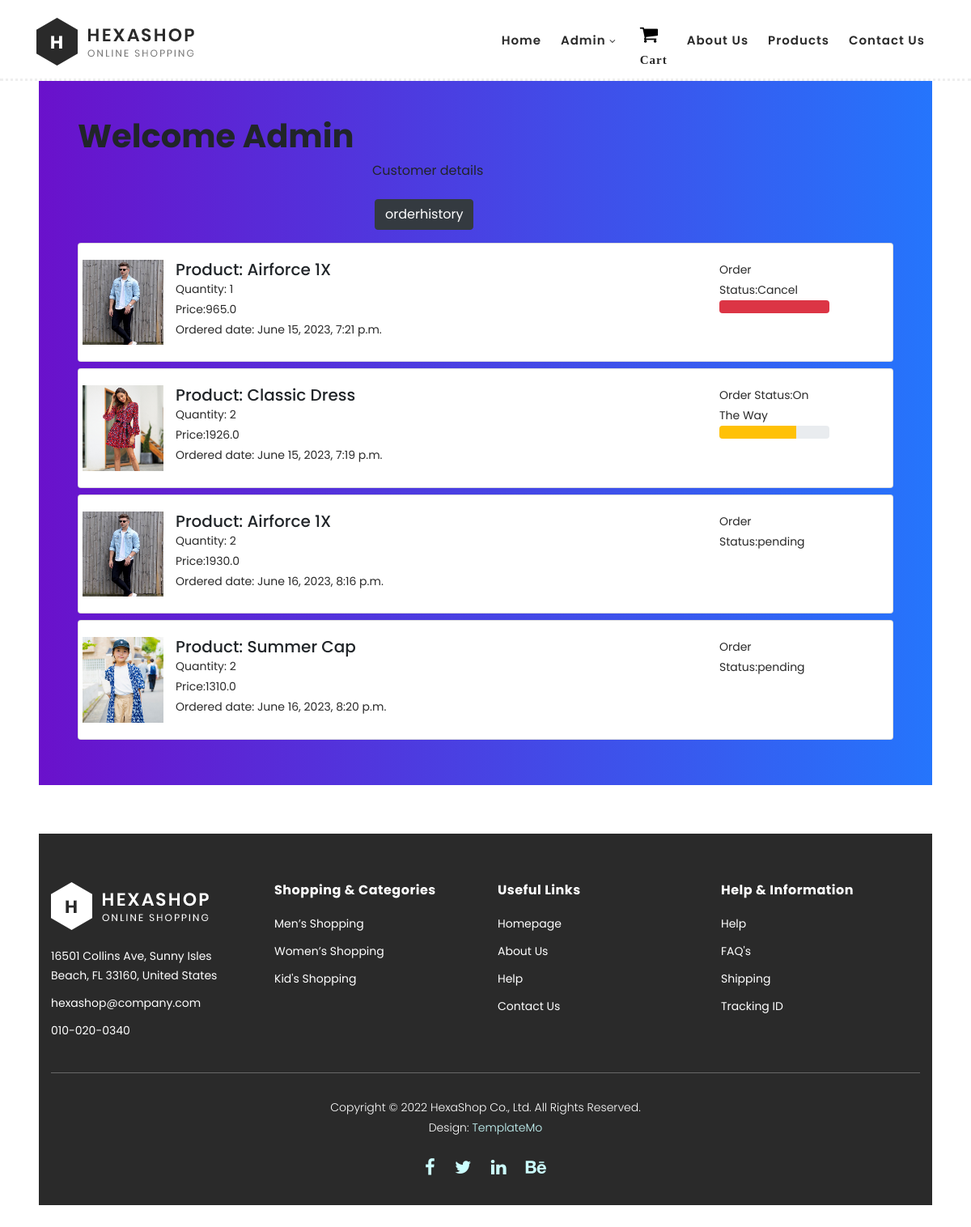
The page /orderhist/ (signed in) on the database as committed earlier.
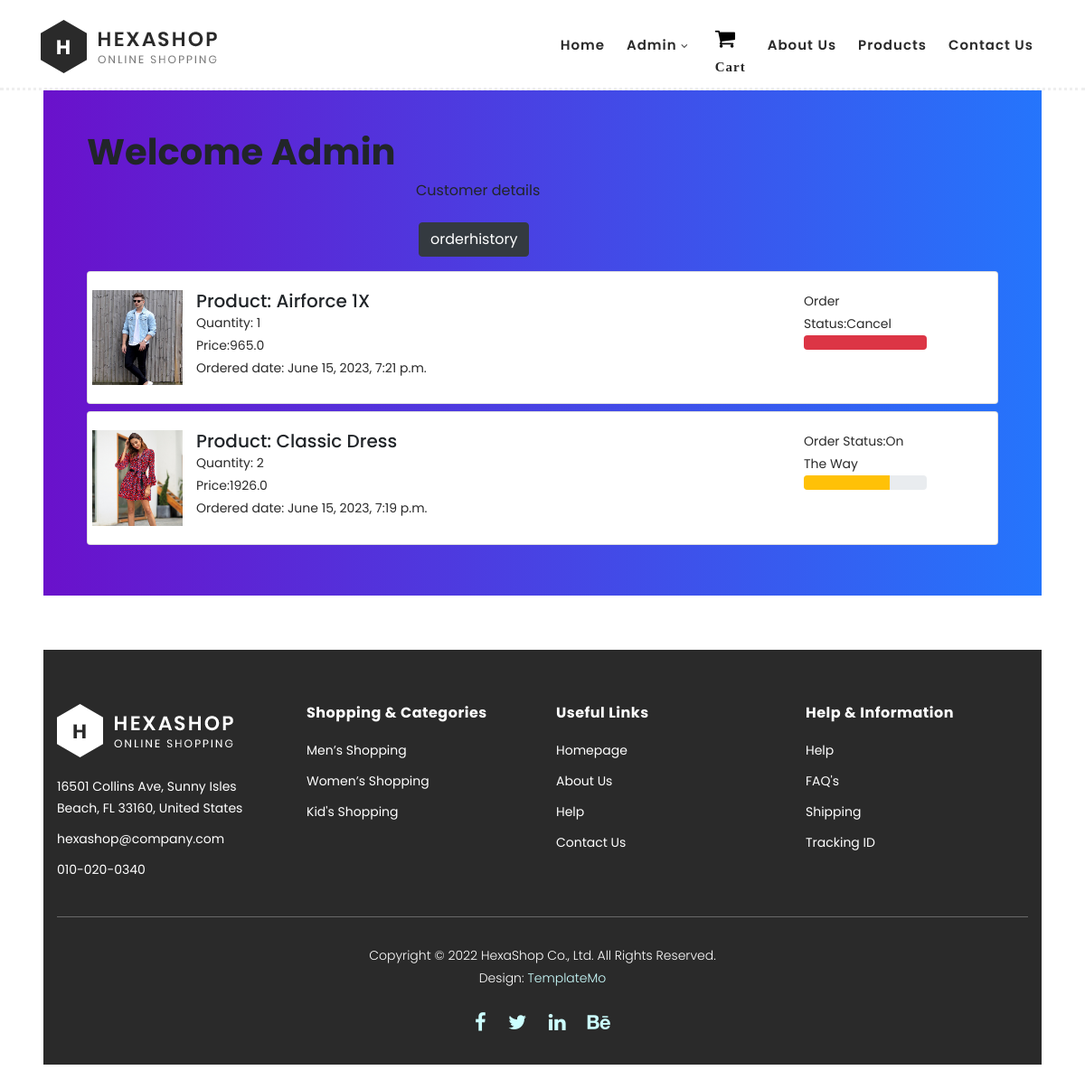
The same page on the database as committed later.
### Cust/models.py (models this page shows, shortened)
class Orderhistory(models.Model):
    STATAUS_CHOICES=(
        ("Accepted","accepted"),
        ("Packed","packed"),
        ("On The Way","on the way"),
        ("Deleivered","delivered"),
        ("Cancel","canceled")
    )
    user=models.ForeignKey(User,on_delete=models.CASCADE)
    customer=models.ForeignKey(Customers,on_delete=models.CASCADE)
    product=models.ForeignKey(Products,on_delete=models.CASCADE)
    quantity=models.PositiveIntegerField(default=1)
    ordered_date=models.DateTimeField(auto_now=True)
    status=models.CharField(choices=STATAUS_CHOICES,max_length=50,default="pending")
    @property
    def total_cost(self):
        return self.quantity *  self.product.discounted_price

class Products(models.Model):
    categories=(
        ("M","Men"),
        ("W","women"),
        ("K","kids"),
        )
    title=models.CharField(max_length=50)
    selling_cost=models.FloatField()
    category=models.CharField(choices=categories,max_length=2)
    colour=models.CharField(max_length=50,default=None,null=True)
    discounted_price=models.FloatField()
    image=models.ImageField(upload_to="productimg")

### My_store/views.py (the view)
# urls.py: path('orderhist/', orderhistory),
@login_required
def orderhistory(request):
    hist=Orderhistory.objects.filter(user=request.user)
    return render(request,"cust/orderhistory.html",{"orderhists":hist,"active":"btn-dark"})

### templates/cust/orderhistory.html (shortened to what this page needs)
{% extends "base.html" %}
{% block content %}
<link rel="stylesheet" type="text/css" href="/static/css/cart.css">
<body class="p-5">
    <section class="h-100 gradient-custom">
        <div class="container my-5 p-5">
                <h1><b class="text-capitalize"> Welcome {{request.user}}</b></h1>
                <div class="col-sm-3 offset-sm-4">
                    <ul class="list-unstyled">
                        <li class="d-grid"><a href="/Cust/profile" class="btn "> Customer details</a></li>
                        <li class="d-grid p-3"><a href="/orderhist" class="btn {{active}}">orderhistory</a></li>
                    </ul>
                </div>
                {% for hist in orderhists %}
                <div class="card mb-2">
                    <div class="card-body">
                        <div  class="row">
                            <div class="bg-image hover-overlay hover-zoom ripple rounded" data-mdb-ripple-color="light">
                               <img src="{{hist.product.image.url}}" style="width: 100px;"/>
                            </div>
                            <div class="col-md-8 ">
                                <h5>Product: {{hist.product.title}}</h5>
                                <p>Quantity: {{hist.quantity}}</p>
                                <p class="fw-bold">Price:{{hist.total_cost}}</p>
                                <p class="fw-bold">Ordered date: {{hist.ordered_date}}</p>
                            </div>
                            <div class="col-sm-2 mx-2">
                                <p>Order Status:{{hist.status}}</p>
                                {% if hist.status == "On The Way" %}
                                    <div class="progress">
                                        <div class="progressbar bg-warning" role="progressbar"
                                        style="width: 70%" aria-valuenow="70"aria-valuemin="0"
                                        aria-valuemax="100"></div>
                                    </div>
                                {% endif %}
                                {% if hist.status == "Cancel" %}
                                    <div class="progress">
                                        <div class="progressbar bg-danger" role="progressbar"
                                        style="width: 100%" aria-valuenow="100"aria-valuemin="0"
                                        aria-valuemax="100"></div>
                                    </div>
                                {% endif %}
                            </div>
                        </div>
                    </div>
                </div>
               {% endfor %}
            </div>
    </section>
</body>
{% endblock %}

Rows that differ between the two databases and show on the page:
removed Orderhistory: product.image (picture), product "Airforce 1X", quantity "2", total_cost "1930.0", ordered_date "June 16, 2023, 8:16 p.m.", status "pending"
removed Orderhistory: product.image (picture), product "Summer Cap", quantity "2", total_cost "1310.0", ordered_date "June 16, 2023, 8:20 p.m.", status "pending"
